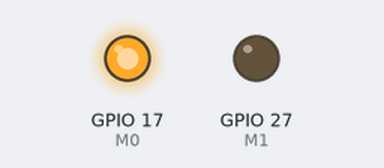
Bench run of a program on a simulated Raspberry Pi (BCM pin numbers). Shown: output pins drawn as LEDs (lit = HIGH). The clock reads 2024-03-15 10:24:30 at power-on unless the program sets it; what the program prints to the terminal is not drawn. At 6.8 s the program stops and its outputs stay as they are.

Above: at 0.01 s.
At 4.7 s:
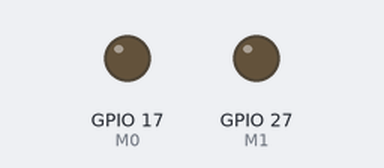
Timing chart, 0 to 6.2 s (numbered marks = the images above):
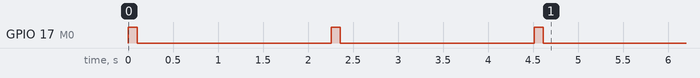

The program:

solicitar_datos.py
```python
import serial
import time
import RPi.GPIO as GPIO
import struct

# Pines del E44
M0 = 17
M1 = 27
AUX = 22

GPIO.setmode(GPIO.BCM)
GPIO.setup(M0, GPIO.OUT)
GPIO.setup(M1, GPIO.OUT)
GPIO.setup(AUX, GPIO.IN)

# Configura el puerto serial
ser = serial.Serial('/dev/serial0', 57600, timeout=2)

def esperar_aux_high(tiempo_limite=3):
    """Espera a que AUX suba a HIGH"""
    start = time.time()
    while GPIO.input(AUX) == 0:
        if time.time() - start > tiempo_limite:
            print("AUX no subió a HIGH.")
            if GPIO.getmode() is not None:
                 GPIO.cleanup()
            exit()
    print("AUX pasó a HIGH.")

def esperar_respuesta(mensaje_esperado, timeout=2):
    """Espera a que llegue un mensaje específico por UART"""
    ser.flushInput()
    start = time.time()
    buffer = ""
    while time.time() - start < timeout:
        if ser.in_waiting:
            byte = ser.read().decode(errors='ignore')
            buffer += byte
            if mensaje_esperado in buffer:
                return True
    return False

def solicitar_sensores(lista_comandos):
    MAX_INTENTOS = 3
    intento = 0
    exito = False

    while intento < MAX_INTENTOS:
        intento += 1
        print(f"\n🔁 Intento {intento} de {MAX_INTENTOS}")

        # 1. Modo 1 (M0=HIGH, M1=LOW) para transmisión wake
        GPIO.output(M0, GPIO.HIGH)
        GPIO.output(M1, GPIO.LOW)
        time.sleep(0.05)

        # 2. Enviar "WAKE#"
        print("→ Enviando WAKE#")
        ser.write(b'WAKE#')

        # 3. Cambiar a modo 0 (M0=LOW, M1=LOW) para recepción normal
        time.sleep(0.05)  # Espera corta antes de cambiar modo
        GPIO.output(M0, GPIO.LOW)
        GPIO.output(M1, GPIO.LOW)
        time.sleep(0.15)  # Esperar más de 150 ms para dar tiempo al Arduino

        # 4. Esperar READY#
        print("⌛ Esperando READY# del Arduino...")
        if esperar_respuesta("READY#", timeout=2):
            print("✅ Arduino listo (READY# recibido)")
            exito = True
            break
        else:
            print("❌ No se recibió READY#, reintentando...")

    if not exito:
        print("❌ Falló tras 3 intentos. Abortando.")
        if GPIO.getmode() is not None:
            GPIO.cleanup()
        return

    # 5. Enviar comandos
    print(f"📤 Enviando comandos: {lista_comandos}")
    for cmd in lista_comandos:
        ser.write(cmd.encode())
        time.sleep(0.05)
    ser.write(b'#')  # Fin de comandos

    esperar_aux_high()

    # 6. Leer estructura binaria (28 bytes esperados)
    struct_size = 28
    formato_struct = '<fffffff'
    data = ser.read(struct_size)

    if len(data) == struct_size:
        valores = struct.unpack(formato_struct, data)
        (
            volt_analog,
            volt_bat,
            temp_dht,
            hum_dht,
            temp_ds18,
            temp_sht,
            hum_sht
        ) = valores

        print("📊 Lectura recibida:")
        print(f"  Voltaje analógico: {volt_analog:.2f} V")
        print(f"  Voltaje batería:   {volt_bat:.2f} V")
        print(f"  DHT11 -> Temp:     {temp_dht:.2f} °C, Humedad: {hum_dht:.2f} %")
        print(f"  DS18B20 -> Temp:   {temp_ds18:.2f} °C")
        print(f"  SHT10 -> Temp:     {temp_sht:.2f} °C, Humedad: {hum_sht:.2f} %")
    else:
        print("⚠️ Error: estructura incompleta")

try:
    print("📡 Iniciando solicitud de sensores...")
    solicitar_sensores(['A','D'])  # Puedes ajustar los comandos aquí

except KeyboardInterrupt:
    print("🛑 Cancelado por el usuario.")

finally:
    ser.close()
    if GPIO.getmode() is not None:
        GPIO.cleanup()
```
